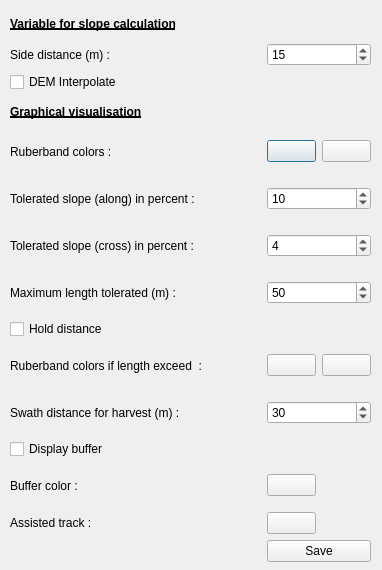
<?xml version="1.0" encoding="UTF-8"?>
<ui version="4.0">
 <class>Dialog</class>
 <widget class="QDialog" name="Dialog">
  <property name="geometry">
   <rect>
    <x>0</x>
    <y>0</y>
    <width>382</width>
    <height>570</height>
   </rect>
  </property>
  <property name="windowTitle">
   <string>Dialog</string>
  </property>
  <widget class="QWidget" name="">
   <property name="geometry">
    <rect>
     <x>10</x>
     <y>10</y>
     <width>361</width>
     <height>552</height>
    </rect>
   </property>
   <layout class="QGridLayout" name="gridLayout">
    <item row="0" column="0">
     <widget class="QLabel" name="title1">
      <property name="minimumSize">
       <size>
        <width>251</width>
        <height>0</height>
       </size>
      </property>
      <property name="font">
       <font>
        <weight>75</weight>
        <bold>true</bold>
        <underline>true</underline>
       </font>
      </property>
      <property name="text">
       <string>Variable for slope calculation</string>
      </property>
     </widget>
    </item>
    <item row="1" column="0">
     <widget class="QLabel" name="sideDistLabel">
      <property name="minimumSize">
       <size>
        <width>201</width>
        <height>21</height>
       </size>
      </property>
      <property name="text">
       <string>Side distance (m) :</string>
      </property>
     </widget>
    </item>
    <item row="1" column="1" colspan="2">
     <widget class="QSpinBox" name="sideDistSpinBox">
      <property name="maximum">
       <number>999</number>
      </property>
      <property name="value">
       <number>15</number>
      </property>
     </widget>
    </item>
    <item row="2" column="0">
     <widget class="QCheckBox" name="interpolCheckBox">
      <property name="sizePolicy">
       <sizepolicy hsizetype="Minimum" vsizetype="Fixed">
        <horstretch>0</horstretch>
        <verstretch>0</verstretch>
       </sizepolicy>
      </property>
      <property name="minimumSize">
       <size>
        <width>191</width>
        <height>0</height>
       </size>
      </property>
      <property name="text">
       <string>DEM Interpolate</string>
      </property>
     </widget>
    </item>
    <item row="3" column="0">
     <widget class="QLabel" name="title2">
      <property name="font">
       <font>
        <weight>75</weight>
        <bold>true</bold>
        <underline>true</underline>
       </font>
      </property>
      <property name="text">
       <string>Graphical visualisation</string>
      </property>
     </widget>
    </item>
    <item row="4" column="0">
     <widget class="QLabel" name="ColorLabel">
      <property name="minimumSize">
       <size>
        <width>180</width>
        <height>41</height>
       </size>
      </property>
      <property name="maximumSize">
       <size>
        <width>16777215</width>
        <height>16777215</height>
       </size>
      </property>
      <property name="text">
       <string>Ruberband colors :</string>
      </property>
     </widget>
    </item>
    <item row="4" column="1">
     <widget class="QgsColorButton" name="T_ColorButton">
      <property name="color" stdset="0">
       <color alpha="0">
        <red>0</red>
        <green>255</green>
        <blue>0</blue>
       </color>
      </property>
     </widget>
    </item>
    <item row="4" column="2">
     <widget class="QgsColorButton" name="F_ColorButton">
      <property name="color" stdset="0">
       <color alpha="0">
        <red>255</red>
        <green>0</green>
        <blue>0</blue>
       </color>
      </property>
     </widget>
    </item>
    <item row="5" column="0">
     <widget class="QLabel" name="toleratedASlopeLabel">
      <property name="minimumSize">
       <size>
        <width>201</width>
        <height>41</height>
       </size>
      </property>
      <property name="text">
       <string>Tolerated slope (along) in percent :</string>
      </property>
     </widget>
    </item>
    <item row="5" column="1" colspan="2">
     <widget class="QSpinBox" name="toleratedASlopeSpinBox">
      <property name="maximum">
       <number>300</number>
      </property>
      <property name="value">
       <number>10</number>
      </property>
     </widget>
    </item>
    <item row="6" column="0">
     <widget class="QLabel" name="toleratedCSlopeLabel">
      <property name="minimumSize">
       <size>
        <width>201</width>
        <height>41</height>
       </size>
      </property>
      <property name="text">
       <string>Tolerated slope (cross) in percent :</string>
      </property>
     </widget>
    </item>
    <item row="6" column="1" colspan="2">
     <widget class="QSpinBox" name="toleratedCSlopeSpinBox">
      <property name="maximum">
       <number>300</number>
      </property>
      <property name="value">
       <number>4</number>
      </property>
     </widget>
    </item>
    <item row="7" column="0">
     <widget class="QLabel" name="maxLengthLabel">
      <property name="minimumSize">
       <size>
        <width>201</width>
        <height>41</height>
       </size>
      </property>
      <property name="text">
       <string>Maximum length tolerated (m) :</string>
      </property>
     </widget>
    </item>
    <item row="7" column="1" colspan="2">
     <widget class="QSpinBox" name="maxLengthSpinBox">
      <property name="maximum">
       <number>300</number>
      </property>
      <property name="value">
       <number>50</number>
      </property>
     </widget>
    </item>
    <item row="8" column="0">
     <widget class="QCheckBox" name="maxLengthCheckBox">
      <property name="text">
       <string>Hold distance</string>
      </property>
      <property name="checked">
       <bool>false</bool>
      </property>
     </widget>
    </item>
    <item row="9" column="0">
     <widget class="QLabel" name="ColorLabel2">
      <property name="minimumSize">
       <size>
        <width>175</width>
        <height>41</height>
       </size>
      </property>
      <property name="maximumSize">
       <size>
        <width>16777215</width>
        <height>16777215</height>
       </size>
      </property>
      <property name="text">
       <string>Ruberband colors if length exceed  :</string>
      </property>
     </widget>
    </item>
    <item row="9" column="1">
     <widget class="QgsColorButton" name="TL_ColorButton">
      <property name="color" stdset="0">
       <color alpha="0">
        <red>101</red>
        <green>166</green>
        <blue>101</blue>
       </color>
      </property>
     </widget>
    </item>
    <item row="9" column="2">
     <widget class="QgsColorButton" name="FL_ColorButton">
      <property name="color" stdset="0">
       <color alpha="0">
        <red>130</red>
        <green>54</green>
        <blue>54</blue>
       </color>
      </property>
     </widget>
    </item>
    <item row="10" column="0">
     <widget class="QLabel" name="swathDistLabel">
      <property name="minimumSize">
       <size>
        <width>201</width>
        <height>41</height>
       </size>
      </property>
      <property name="text">
       <string>Swath distance for harvest (m) :</string>
      </property>
     </widget>
    </item>
    <item row="10" column="1" colspan="2">
     <widget class="QSpinBox" name="swathDistSpinBox">
      <property name="maximum">
       <number>300</number>
      </property>
      <property name="value">
       <number>30</number>
      </property>
     </widget>
    </item>
    <item row="11" column="0">
     <widget class="QCheckBox" name="swathDistCheckBox">
      <property name="minimumSize">
       <size>
        <width>171</width>
        <height>0</height>
       </size>
      </property>
      <property name="text">
       <string>Display buffer</string>
      </property>
     </widget>
    </item>
    <item row="12" column="0">
     <widget class="QLabel" name="BuffLabel">
      <property name="minimumSize">
       <size>
        <width>180</width>
        <height>41</height>
       </size>
      </property>
      <property name="maximumSize">
       <size>
        <width>16777215</width>
        <height>16777215</height>
       </size>
      </property>
      <property name="text">
       <string>Buffer color :</string>
      </property>
     </widget>
    </item>
    <item row="12" column="1">
     <widget class="QgsColorButton" name="B_ColorButton">
      <property name="color" stdset="0">
       <color alpha="0">
        <red>0</red>
        <green>255</green>
        <blue>0</blue>
       </color>
      </property>
     </widget>
    </item>
    <item row="13" column="0">
     <widget class="QLabel" name="label">
      <property name="text">
       <string>Assisted track :</string>
      </property>
     </widget>
    </item>
    <item row="13" column="1">
     <widget class="QgsColorButton" name="A_ColorButton">
      <property name="color" stdset="0">
       <color alpha="0">
        <red>0</red>
        <green>255</green>
        <blue>0</blue>
       </color>
      </property>
     </widget>
    </item>
    <item row="14" column="1" colspan="2">
     <widget class="QPushButton" name="saveButton">
      <property name="text">
       <string>Save</string>
      </property>
     </widget>
    </item>
   </layout>
  </widget>
 </widget>
 <customwidgets>
  <customwidget>
   <class>QgsColorButton</class>
   <extends>QPushButton</extends>
   <header>qgis.gui</header>
  </customwidget>
 </customwidgets>
 <resources/>
 <connections/>
</ui>
